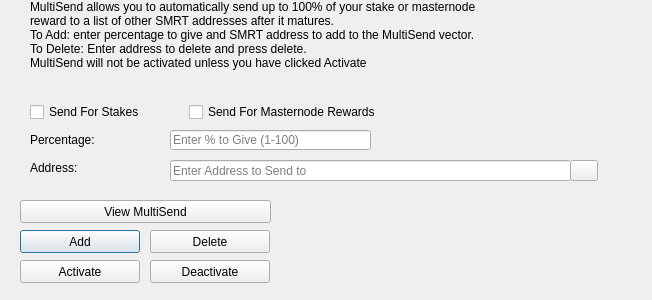
<?xml version="1.0" encoding="UTF-8"?>
<ui version="4.0">
 <class>MultiSendDialog</class>
 <widget class="QDialog" name="MultiSendDialog">
  <property name="windowModality">
   <enum>Qt::NonModal</enum>
  </property>
  <property name="geometry">
   <rect>
    <x>0</x>
    <y>0</y>
    <width>652</width>
    <height>300</height>
   </rect>
  </property>
  <property name="windowTitle">
   <string>MultiSend</string>
  </property>
  <widget class="QLineEdit" name="multiSendPercentEdit">
   <property name="geometry">
    <rect>
     <x>170</x>
     <y>130</y>
     <width>201</width>
     <height>20</height>
    </rect>
   </property>
   <property name="toolTip">
    <string>Enter whole numbers 1 - 100</string>
   </property>
   <property name="placeholderText">
    <string>Enter % to Give (1-100)</string>
   </property>
  </widget>
  <widget class="QLineEdit" name="multiSendAddressEdit">
   <property name="geometry">
    <rect>
     <x>170</x>
     <y>160</y>
     <width>401</width>
     <height>21</height>
    </rect>
   </property>
   <property name="toolTip">
    <string/>
   </property>
   <property name="placeholderText">
    <string>Enter Address to Send to</string>
   </property>
  </widget>
  <widget class="QLabel" name="label_2">
   <property name="geometry">
    <rect>
     <x>30</x>
     <y>0</y>
     <width>451</width>
     <height>121</height>
    </rect>
   </property>
   <property name="lineWidth">
    <number>1</number>
   </property>
   <property name="text">
    <string>MultiSend allows you to automatically send up to 100% of your stake or masternode reward to a list of other SMRT addresses after it matures.
To Add: enter percentage to give and SMRT address to add to the MultiSend vector.
To Delete: Enter address to delete and press delete.
MultiSend will not be activated unless you have clicked Activate</string>
   </property>
   <property name="alignment">
    <set>Qt::AlignLeading|Qt::AlignLeft|Qt::AlignTop</set>
   </property>
   <property name="wordWrap">
    <bool>true</bool>
   </property>
  </widget>
  <widget class="QLabel" name="message">
   <property name="geometry">
    <rect>
     <x>290</x>
     <y>200</y>
     <width>351</width>
     <height>91</height>
    </rect>
   </property>
   <property name="text">
    <string/>
   </property>
  </widget>
  <widget class="QPushButton" name="addButton">
   <property name="geometry">
    <rect>
     <x>20</x>
     <y>230</y>
     <width>120</width>
     <height>23</height>
    </rect>
   </property>
   <property name="toolTip">
    <string/>
   </property>
   <property name="statusTip">
    <string>Add to MultiSend Vector</string>
   </property>
   <property name="text">
    <string>Add</string>
   </property>
  </widget>
  <widget class="QPushButton" name="disableButton">
   <property name="geometry">
    <rect>
     <x>150</x>
     <y>260</y>
     <width>120</width>
     <height>23</height>
    </rect>
   </property>
   <property name="statusTip">
    <string>Deactivate MultiSend</string>
   </property>
   <property name="text">
    <string>Deactivate</string>
   </property>
  </widget>
  <widget class="QPushButton" name="addressBookButton">
   <property name="geometry">
    <rect>
     <x>570</x>
     <y>160</y>
     <width>28</width>
     <height>21</height>
    </rect>
   </property>
   <property name="toolTip">
    <string>Choose an address from the address book</string>
   </property>
   <property name="text">
    <string/>
   </property>
   <property name="icon">
    <iconset resource="../smrt.qrc">
     <normaloff>:/icons/address-book</normaloff>:/icons/address-book</iconset>
   </property>
   <property name="shortcut">
    <string>Alt+A</string>
   </property>
   <property name="autoDefault">
    <bool>false</bool>
   </property>
  </widget>
  <widget class="QLabel" name="label">
   <property name="geometry">
    <rect>
     <x>30</x>
     <y>130</y>
     <width>121</width>
     <height>20</height>
    </rect>
   </property>
   <property name="toolTip">
    <string>Percentage of stake to send</string>
   </property>
   <property name="text">
    <string>Percentage:</string>
   </property>
  </widget>
  <widget class="QLabel" name="label_5">
   <property name="geometry">
    <rect>
     <x>30</x>
     <y>160</y>
     <width>111</width>
     <height>16</height>
    </rect>
   </property>
   <property name="toolTip">
    <string>Address to send portion of stake to</string>
   </property>
   <property name="text">
    <string>Address:</string>
   </property>
  </widget>
  <widget class="QPushButton" name="deleteButton">
   <property name="geometry">
    <rect>
     <x>150</x>
     <y>230</y>
     <width>120</width>
     <height>23</height>
    </rect>
   </property>
   <property name="toolTip">
    <string/>
   </property>
   <property name="statusTip">
    <string>Delete Address From MultiSend Vector</string>
   </property>
   <property name="text">
    <string>Delete</string>
   </property>
  </widget>
  <widget class="QPushButton" name="activateButton">
   <property name="geometry">
    <rect>
     <x>20</x>
     <y>260</y>
     <width>120</width>
     <height>23</height>
    </rect>
   </property>
   <property name="statusTip">
    <string>Activate MultiSend</string>
   </property>
   <property name="text">
    <string>Activate</string>
   </property>
  </widget>
  <widget class="QPushButton" name="viewButton">
   <property name="geometry">
    <rect>
     <x>20</x>
     <y>200</y>
     <width>251</width>
     <height>23</height>
    </rect>
   </property>
   <property name="toolTip">
    <string/>
   </property>
   <property name="statusTip">
    <string>View MultiSend Vector</string>
   </property>
   <property name="text">
    <string>View MultiSend</string>
   </property>
  </widget>
  <widget class="QWidget" name="horizontalLayoutWidget">
   <property name="geometry">
    <rect>
     <x>30</x>
     <y>100</y>
     <width>351</width>
     <height>24</height>
    </rect>
   </property>
   <layout class="QHBoxLayout" name="horizontalLayout">
    <item>
     <widget class="QCheckBox" name="multiSendStakeCheckBox">
      <property name="text">
       <string>Send For Stakes</string>
      </property>
     </widget>
    </item>
    <item>
     <widget class="QCheckBox" name="multiSendMasternodeCheckBox">
      <property name="text">
       <string>Send For Masternode Rewards</string>
      </property>
     </widget>
    </item>
   </layout>
  </widget>
 </widget>
 <resources>
  <include location="../smrt.qrc"/>
 </resources>
 <connections/>
</ui>
